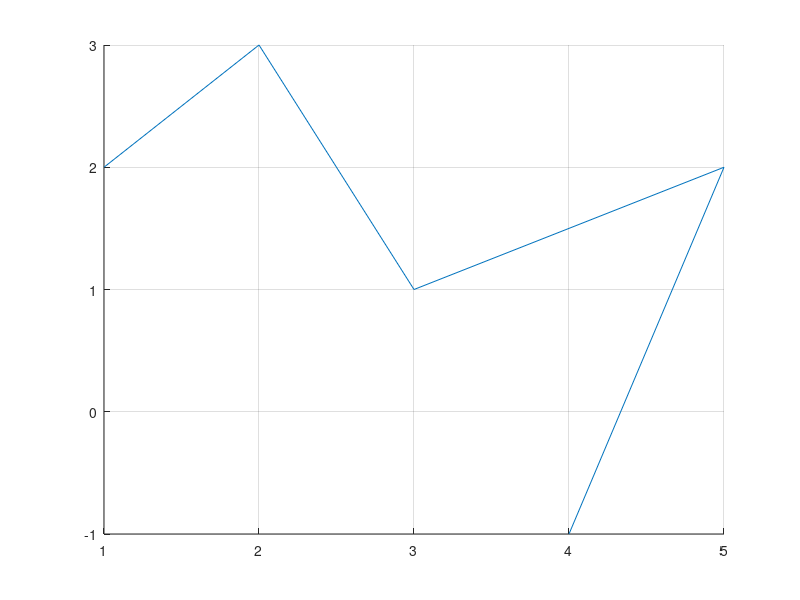

MATLAB code for this plot: (Note: this script raises an error after producing the figure.)
clear;
close all;

hold on;
grid on;

%% init control point

control_point =[1,2;2,3;3,1;5,2;4,-1;];
plot(control_point(:,1), control_point(:,2));

k = 3;
n = 4;
knots = [zeros(1,k-1) linspace(0, 1, n-k+3) ones(1,k-1)];

m = 101; 
t = linspace(0, 1, m);
X = ones(m, 2);
for i = 1 : m  
    X(i,:) = CoxdeBoor(t(i), control_point, knots, k);
end

plot(X(:,1), X(:,2), '*');
hold on;
grid on;